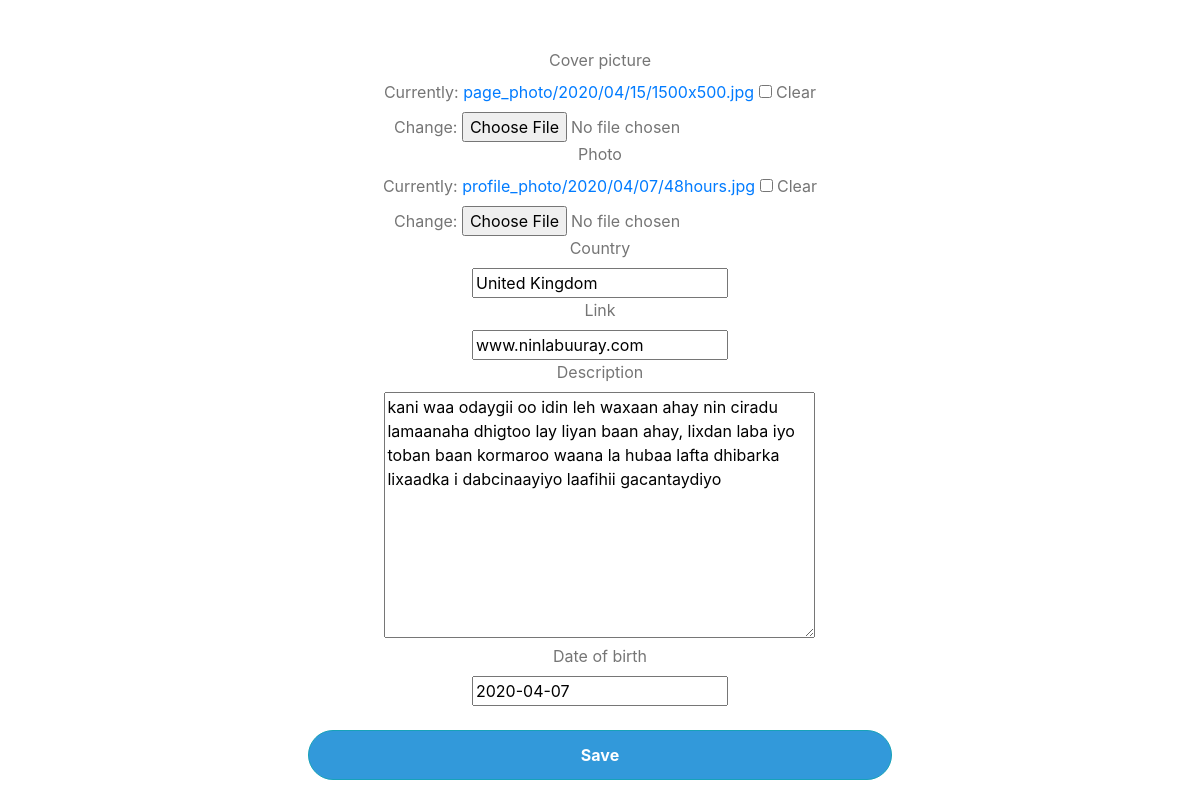
Page /profile/edit/ (signed in) on the earlier database version.
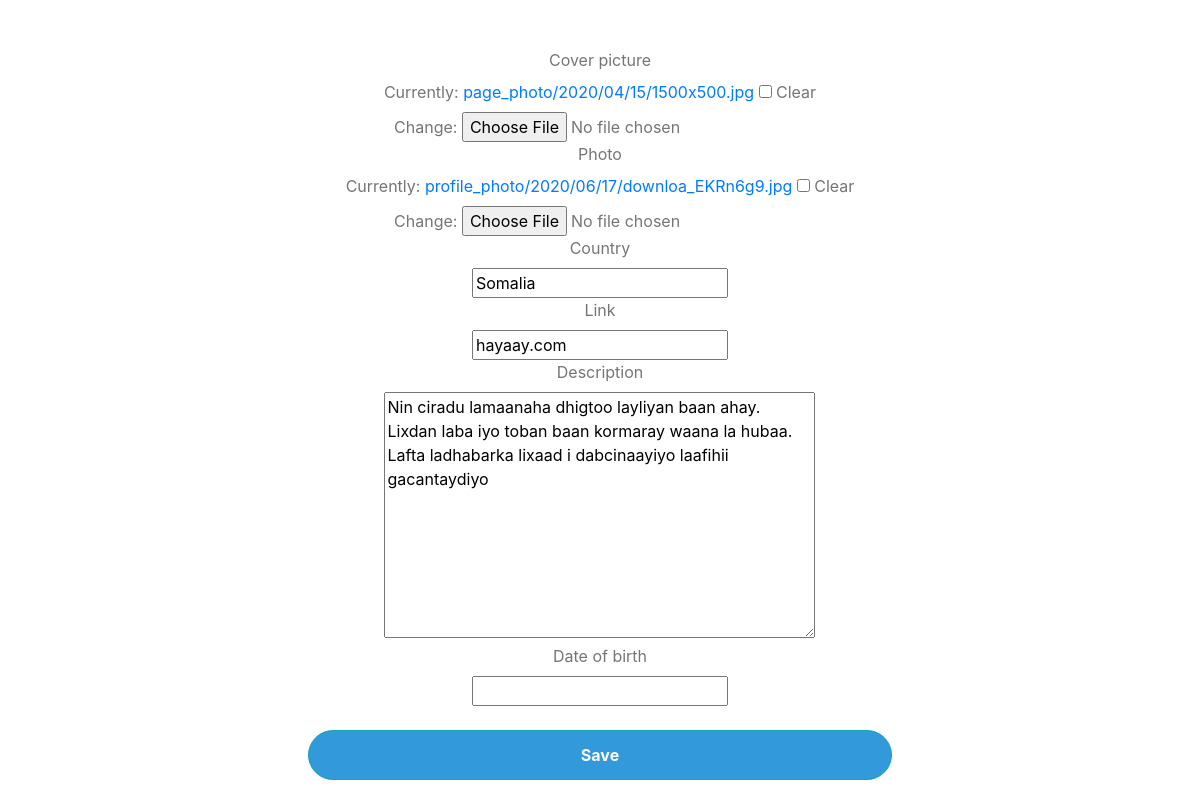
Same page on the later database version.
### proffile/models.py (models this page shows, shortened)
class Profile(models.Model):
    user = models.OneToOneField(settings.AUTH_USER_MODEL,
                                on_delete=models.CASCADE)
    friends = models.ManyToManyField("Profile", blank=True)
    date_of_birth = models.DateField(blank=True,
                                     null=True)
    photo = models.ImageField(upload_to='profile_photo/%Y/%m/%d',
                                blank=True,
                                default='static/css/not-found.png')
    cover_picture = models.ImageField(upload_to='page_photo/%Y/%m/%d',
                                blank=True,
                                default='static/not-found.png')
    country = models.CharField(max_length=50, blank=True)
    link = models.CharField(max_length=100, blank=True)
    description = models.TextField(blank=True)
    date_joinded = models.DateField(auto_now_add=True)
    followwing = models.ManyToManyField(settings.AUTH_USER_MODEL,
                                        related_name='followwers',
                                        blank=True
                                    )

### proffile/views.py (the view)
# urls.py: path('edit/', views.editprofile, name='edit'),
def editprofile(request):
    if request.method == 'POST':
        edit_profile_form = ProfileEditForm(instance=request.user.profile,
                                            data=request.POST,
                                            files=request.FILES)
        if edit_profile_form.is_valid():
            edit_profile_form.save()
            return HttpResponseRedirect(reverse('user_profile', args=[request.user.username]))
    else:
        edit_profile_form = ProfileEditForm(instance=request.user.profile)
        return render(request, 'user_edit_profile.html', {'edit_profile_form': edit_profile_form})

### proffile/forms.py
class ProfileEditForm(forms.ModelForm):
    class Meta:
        model  = Profile
        fields = ('cover_picture', 'photo',
                    'country', 'link','description', 'date_of_birth',)

### proffile/templates/user_edit_profile.html (shortened to what this page needs)
{% load static %}
{% load crispy_forms_tags %}
<!DOCTYPE html>
<html lang="en">
    <head>
        <link rel="stylesheet" href="https://stackpath.bootstrapcdn.com/bootstrap/4.3.1/css/bootstrap.min.css">
      </head>
        <div class="container">
            <div class="row">
              <div class="col-lg-10 offset-lg-1">
                  <div class="col-lg-8 offset-lg-2 mt-4">
                    <form class="text-center mt-5" style="color: #757575;" action="#" method="POST">
                      {{ edit_profile_form|crispy }}
                      <button class="btn btn-outline-info btn-rounded btn-block my-4 waves-effect z-depth-0 submit-button" type="submit">Save</button>
                    </form>
                    </div>
                  </div>
              </div>
            </div>
    </body>
</html>

### proffile/templates/user_edit_profile.html (style rules this page uses)
.submit-button { background-color:rgb(50, 153, 218)!important; color: white; border-radius: 25px; height: 50px; font-weight: bolder; }

Differences in the rows shown:
changed Profile: country "United Kingdom" → "Somalia"; link "www.ninlabuuray.com" → "hayaay.com"; description "kani waa odaygii oo idin leh waxaan ahay nin ciradu lamaanaha dhigtoo lay liyan baan ahay, lixdan laba iyo toban baan kormaroo waana la hubaa lafta dhibarka lixaadka i dabcinaayiyo laafihii gacantaydiyo" → "Nin ciradu lamaanaha dhigtoo layliyan baan ahay. Lixdan laba iyo toban baan kormaray waana la hubaa. Lafta ladhabarka lixaad i dabcinaayiyo laafihii gacantaydiyo"; date_of_birth "2020-04-07" → (not shown)
Other differences:
text no longer shown: "Cover picture Currently: page_photo/2020/04/15/1500x500.jpg Clear Change: Photo Currently: profile_photo/2020/04/07/48hours.jpg Clear Change: Country Link Description Date of birth"
text now shown: "Cover picture Currently: page_photo/2020/04/15/1500x500.jpg Clear Change: Photo Currently: profile_photo/2020/06/17/downloa_EKRn6g9.jpg Clear Change: Country Link Description Date of birth"
